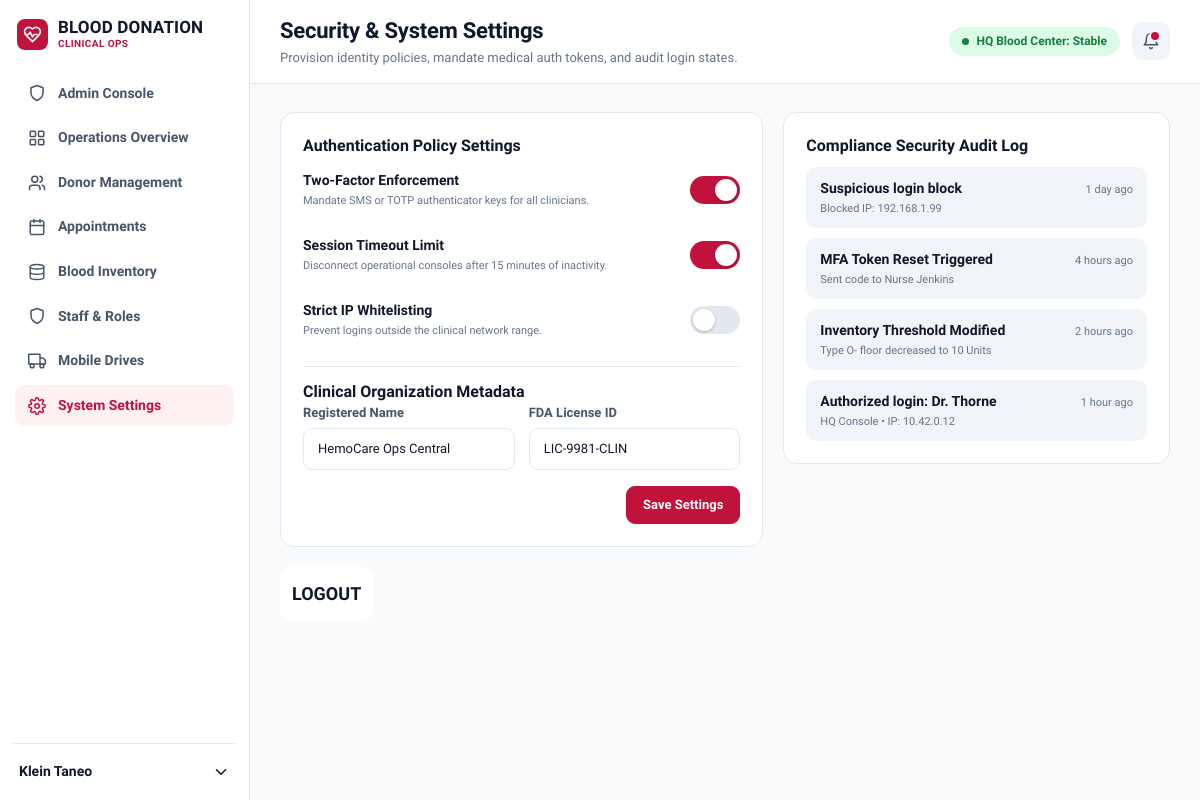
/settings.php (signed in), run on the app's committed database.
### tables this page shows
CREATE TABLE users (
  id INT AUTO_INCREMENT PRIMARY KEY,
  name VARCHAR(100) NOT NULL,
  email VARCHAR(150) NOT NULL UNIQUE,
  password_hash VARCHAR(255) NOT NULL,
  role VARCHAR(60) NOT NULL DEFAULT 'Triage Nurse',
  facility VARCHAR(80) NOT NULL DEFAULT 'HQ Central Center',
  access_level VARCHAR(60) NOT NULL DEFAULT 'Pre-screening',
  status ENUM('Active','Pending','Suspended') NOT NULL DEFAULT 'Pending',
  avatar VARCHAR(100) NULL,
  created_at TIMESTAMP DEFAULT CURRENT_TIMESTAMP
);

CREATE TABLE audit_log (
  id INT AUTO_INCREMENT PRIMARY KEY,
  title VARCHAR(120) NOT NULL,
  detail VARCHAR(255) NULL,
  created_at TIMESTAMP DEFAULT CURRENT_TIMESTAMP
);

### settings.php (the view, shortened to what this page needs)
<?php
require __DIR__ . '/config.php';
require __DIR__ . '/includes/layout.php';
$u = require_login();
$log = q('SELECT * FROM audit_log ORDER BY id DESC LIMIT 8')->fetchAll();
$admin = is_admin($u);
$toggles = [
    'two_factor' => ['Two-Factor Enforcement', 'Mandate SMS or TOTP authenticator keys for all clinicians.'],
    'session_timeout' => ['Session Timeout Limit', 'Disconnect operational consoles after 15 minutes of inactivity.'],
    'ip_whitelist' => ['Strict IP Whitelisting', 'Prevent logins outside the clinical network range.'],
];
app_start('Security & System Settings', 'Provision identity policies, mandate medical auth tokens, and audit login states.', 'settings');
?>
<div class="split rev">
  <form class="card" method="post"><?= csrf_field() ?>
    <h2>Authentication Policy Settings</h2>
    <?php foreach ($toggles as $k => [$t, $d]): ?>
    <div class="toggle-row"><div><b><?= e($t) ?></b><small><?= e($d) ?></small></div>
      <label class="switch"><input type="checkbox" name="<?= $k ?>" <?= setting($k) === '1' ? 'checked' : '' ?> <?= $admin ? '' : 'disabled' ?>><i></i></label></div>
    <?php endforeach; ?>
    <hr><h2>Clinical Organization Metadata</h2>
    <div class="form-grid">
      <label>Registered Name<input name="org_name" value="<?= e(setting('org_name')) ?>" <?= $admin ? '' : 'readonly' ?>></label>
      <label>FDA License ID<input name="fda_license" value="<?= e(setting('fda_license')) ?>" <?= $admin ? '' : 'readonly' ?>></label>
    </div>
    <div class="actions"><?= $admin ? '<button class="btn primary">Save Settings</button>' : '<span class="muted">Admin Ops clearance required to change settings.</span>' ?></div>
  </form>
  <aside class="card"><h2>Compliance Security Audit Log</h2>
    <?php foreach ($log as $l): ?>
    <div class="log"><div class="between"><b><?= e($l['title']) ?></b><small><?= e(time_ago($l['created_at'])) ?></small></div><small><?= e($l['detail']) ?></small></div>
    <?php endforeach; ?></aside>
</div>
<p><a class="btn danger" href="logout.php">LOGOUT</a></p>
<?php app_end();

### includes/layout.php (shortened to what this page needs)
<?php
function head_tags(string $title): string {
    return '<!DOCTYPE html><html lang="en"><head><meta charset="utf-8">'
        . '<meta name="viewport" content="width=device-width, initial-scale=1">'
        . '<title>' . e($title) . ' · ' . APP_NAME . '</title>'
        . '<link rel="preconnect" href="https://fonts.googleapis.com"><link rel="preconnect" href="https://fonts.gstatic.com" crossorigin>'
        . '<link href="https://fonts.googleapis.com/css2?family=Hanken+Grotesk:wght@400;500;600;700;800&display=swap" rel="stylesheet">'
        . '<link rel="stylesheet" href="assets/css/style.css"></head>';
}
function brand(bool $sub = false): string {
    return '<div class="brand"><span class="logo">' . icon('heart') . '</span><span><b>BLOOD DONATION</b>'
        . ($sub ? '<small>CLINICAL OPS</small>' : '') . '</span></div>';
}
function app_start(string $title, string $sub, string $active): void {
    $u = user();
    $nav = [
        'dashboard' => ['Operations Overview', 'grid'], 'donors' => ['Donor Management', 'users'],
        'appointments' => ['Appointments', 'calendar'], 'inventory' => ['Blood Inventory', 'database'],
        'staff' => ['Staff & Roles', 'shield'], 'drives' => ['Mobile Drives', 'truck'],
        'settings' => ['System Settings', 'settings'],
    ];
    if ($u && is_admin($u)) $nav = ['admin' => ['Admin Console', 'shield']] + $nav;
    $crit = (int)q('SELECT COUNT(*) FROM blood_inventory WHERE units < ?', [(int)setting('critical_below', '25')])->fetchColumn();
    echo head_tags($title) . '<body><div class="shell">';
    echo '<aside class="sidebar" id="sidebar">' . brand(true) . '<nav>';
    foreach ($nav as $k => [$label, $ic]) {
        echo '<a href="' . $k . '.php" class="' . ($active === $k ? 'active' : '') . '">' . icon($ic) . '<span>' . e($label) . '</span></a>';
    }
    echo '</nav><details class="usermenu"><summary><span>' . e($u['name']) . '</span>' . icon('chev') . '</summary>'
        . '<a href="logout.php">Log out</a></details></aside>';
    echo '<div class="overlay" id="overlay"></div><div class="main"><header class="topbar">'
        . '<button class="menu-btn" id="menuBtn" aria-label="Open menu">' . icon('menu') . '</button>'
        . '<div class="ttl"><h1>' . e($title) . '</h1><p>' . e($sub) . '</p></div>'
        . '<div class="tools"><span class="pill ok"><i></i>HQ Blood Center: ' . ($crit >= 3 ? 'Alert' : 'Stable') . '</span>'
        . '<a class="iconbtn' . ($crit ? ' dot' : '') . '" href="dashboard.php" aria-label="Alerts">' . icon('bell') . '</a></div></header>'
        . '<section class="content">' . flash_html();
}
function app_end(): void { echo '</section></div></div><script src="assets/js/app.js"></script></body></html>'; }

### data on the page
users: name "Klein Taneo"
audit_log: title "Suspicious login block", created_at "1 day ago", detail "Blocked IP: 192.168.1.99"
audit_log: title "MFA Token Reset Triggered", created_at "4 hours ago", detail "Sent code to Nurse Jenkins"
audit_log: title "Inventory Threshold Modified", created_at "2 hours ago", detail "Type O- floor decreased to 10 Units"
audit_log: title "Authorized login: Dr. Thorne", created_at "1 hour ago", detail "HQ Console • IP: 10.42.0.12"

### other printed values
$label "Admin Console"
$label "Operations Overview"
$label "Donor Management"
$label "Appointments"
$label "Blood Inventory"
$label "Staff & Roles"
$label "Mobile Drives"
$label "System Settings"
$title "Security & System Settings"
$sub "Provision identity policies, mandate medical auth tokens, and audit login states."
$t "Two-Factor Enforcement"
$d "Mandate SMS or TOTP authenticator keys for all clinicians."
$t "Session Timeout Limit"
$d "Disconnect operational consoles after 15 minutes of inactivity."
$t "Strict IP Whitelisting"
